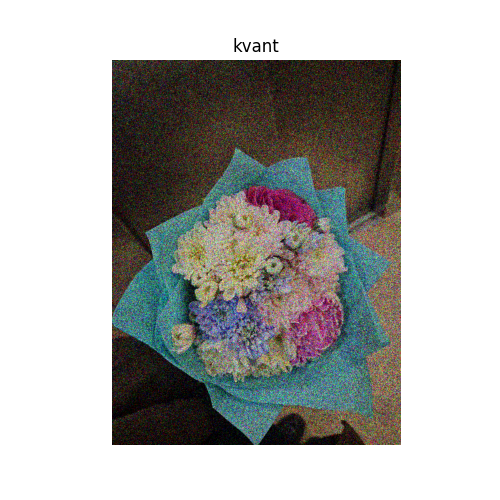
#> input picture 2_course/texViz/lab3/noise/kvant.png, 500 x 500 px
$ python task2.py
#> lines starting #> are read from the running program, lines starting #| are printed output that depends on the picture
import cv2
import numpy as np
import matplotlib.pyplot as plt
from skimage.filters import gaussian

def gaus(image, q):
    filtered = gaussian(image, sigma=abs(q), preserve_range=True)
    filtered = np.clip(filtered, 0, 255).astype(np.uint8)
    return filtered

# [17 lines of commented-out code are left out]


def contraharmonicMean(img, q=0, kernel_size=3):
    img_float = img.astype(np.float32) + 1e-10
    if q == 0:
        return img

    kernel = np.ones((kernel_size, kernel_size), np.float32)
    numerator = cv2.filter2D(np.power(img_float, q + 1), -1, kernel)
    denominator = cv2.filter2D(np.power(img_float, q), -1, kernel)
    filtered = np.zeros_like(img_float)
    np.divide(numerator, denominator, out=filtered, where=denominator!=0)
    return np.clip(filtered, 0, 255).astype(np.uint8)

image = cv2.imread("../noise/kvant.png")
#> image is the input picture: shape (500, 500, 3); mean B, G, R 173.8, 176.3, 176.2
image = cv2.cvtColor(image, cv2.COLOR_BGR2RGB)

result_q0 = contraharmonicMean(image, 0)
result_q1 = contraharmonicMean(image, 1)
#> call 2 of contraharmonicMean, with q = 1, kernel_size = 3
#> in contraharmonicMean (call 2), `numerator = cv2.filter2D(np.power(img_float, q + 1), -1, kernel)`:
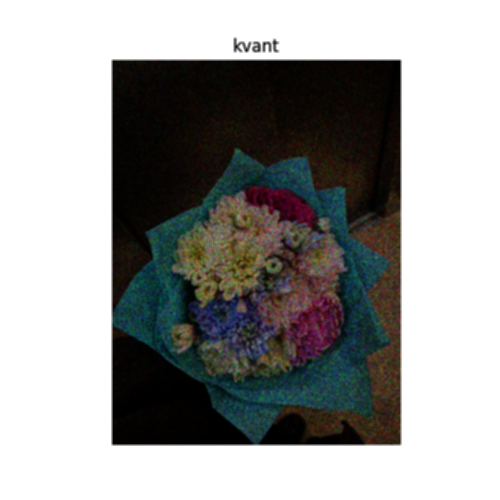
#> numerator: shape (500, 500, 3) float32; mean R, G, B 357709, 358561.7, 355512.9; drawn with min black and max white
#> in contraharmonicMean (call 2), `np.divide(numerator, denominator, out=filtered, where=denominator!=0)`:
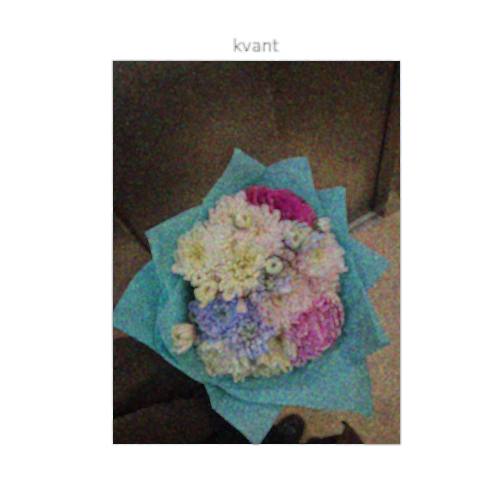
#> filtered: shape (500, 500, 3) float32; mean R, G, B 179.7, 179.8, 177.5
#> in contraharmonicMean (call 2), `return np.clip(filtered, 0, 255).astype(np.uint8)`:
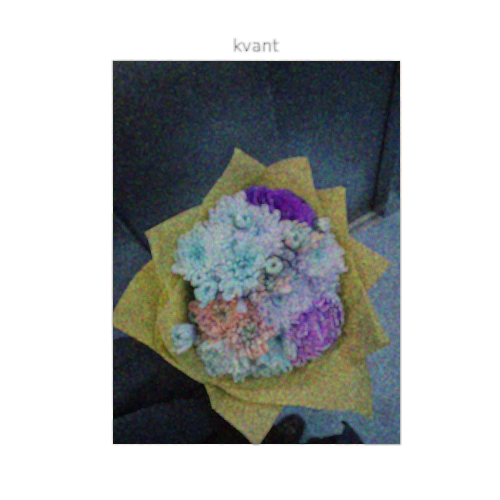
#> returned value: shape (500, 500, 3); mean of channels 0, 1, 2 179.1, 179.3, 176.9; drawn as B, G, R
result_q_neg1 = contraharmonicMean(image, -1)
#> call 3 of contraharmonicMean, with q = -1, kernel_size = 3
#> in contraharmonicMean (call 3), `numerator = cv2.filter2D(np.power(img_float, q + 1), -1, kernel)`: numerator: shape (500, 500, 3) float32; every value is 9
#> in contraharmonicMean (call 3), `denominator = cv2.filter2D(np.power(img_float, q), -1, kernel)`:
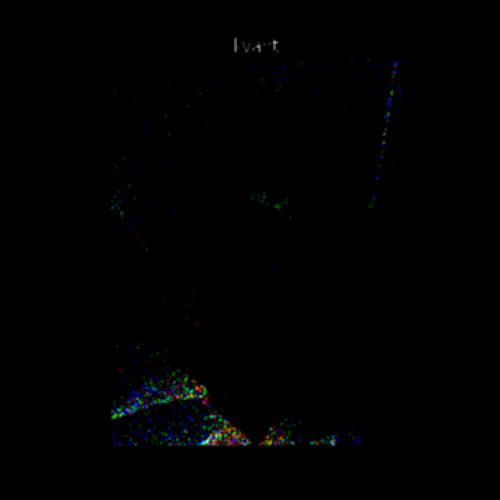
#> denominator: shape (500, 500, 3) float32; mean R, G, B 210596928, 315352960, 372947456; drawn with min black and max white
#> in contraharmonicMean (call 3), `np.divide(numerator, denominator, out=filtered, where=denominator!=0)`:
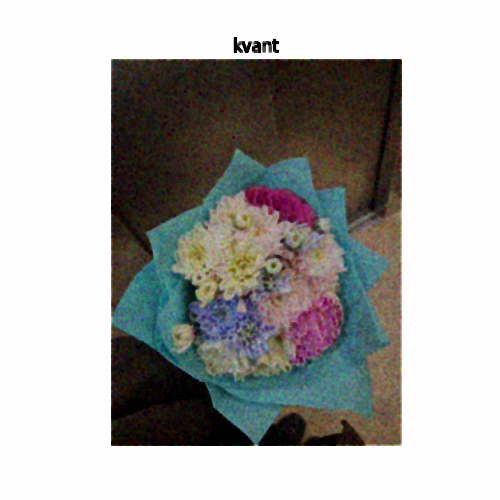
#> filtered: shape (500, 500, 3) float32; mean R, G, B 172.7, 172.6, 169.9
#> in contraharmonicMean (call 3), `return np.clip(filtered, 0, 255).astype(np.uint8)`:
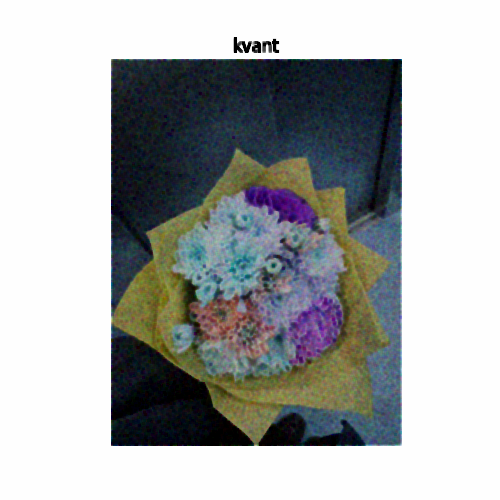
#> returned value: shape (500, 500, 3); mean of channels 0, 1, 2 171.9, 171.9, 169.2; drawn as B, G, R

images = [image, result_q0, result_q1, result_q_neg1]
titles = ['Оригинал', 'Q=0', 'Q=1', 'Q=-1']

plt.figure(figsize=(20, 6))
for i in range(4):
    plt.subplot(1, 4, i+1)
    plt.imshow(images[i])
    plt.title(titles[i])
    plt.axis('off')

plt.tight_layout()
plt.show()

$ run again, with 2_course/texViz/lab3/noise/additive.png copied over 2_course/texViz/lab3/noise/kvant.png
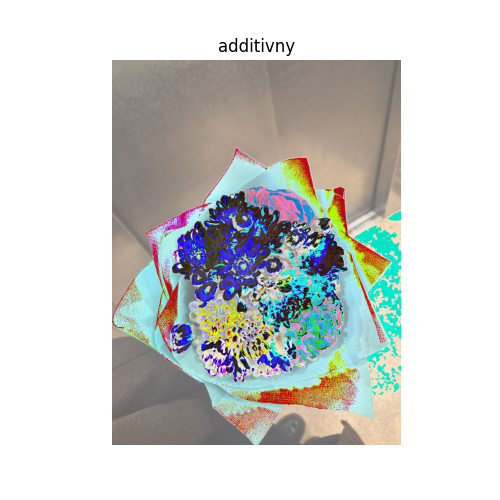
#> input picture 2_course/texViz/lab3/noise/additive.png, 500 x 500 px
#> image is the input picture: shape (500, 500, 3); mean B, G, R 205.8, 208.3, 206.1
#> numerator: shape (500, 500, 3) float32; every value is 9
#> in contraharmonicMean (call 3), `denominator = cv2.filter2D(np.power(img_float, q), -1, kernel)`:
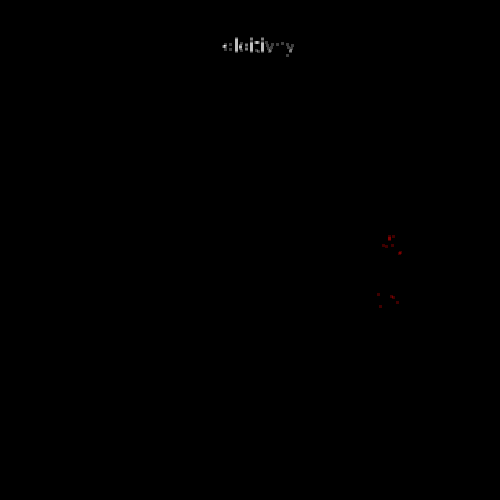
#> denominator: shape (500, 500, 3) float32; mean R, G, B 32759786, 27719882, 27719882; drawn with min black and max white
#> in contraharmonicMean (call 3), `return np.clip(filtered, 0, 255).astype(np.uint8)`:
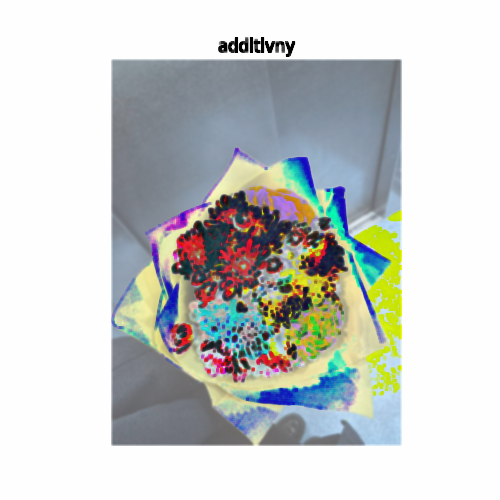
#> returned value: shape (500, 500, 3); mean of channels 0, 1, 2 202.5, 204.9, 201.7; drawn as B, G, R
